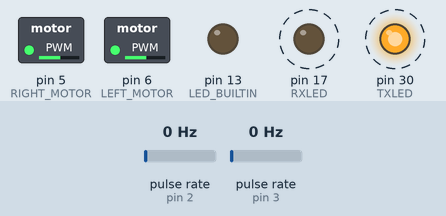
This sketch was run on a simulated Arduino Mega 2560, built with avr-gcc and run on an emulated ATmega2560. On the bench: switched loads named in the sketch (green lamp = pin HIGH), output pins drawn as LEDs (lit = HIGH). Wiring (inferred from the names in the program): 2 × pulse sensor: data pin 2 / data pin 3. Dashed ring = blinking. Inputs (shaded band) come from the test bench; at power-on: pulse rate (sensors on pin 2, pin 3) 0 Hz.

Above: at 5.7 s.
5.8 s: pulse rate (sensor on pin 2) set to 4 Hz
At 6.15 s:
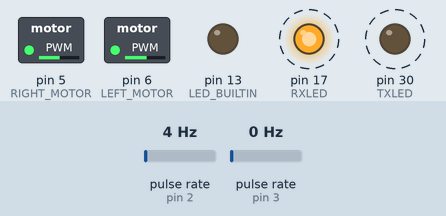
8.8 s: pulse rate (sensor on pin 3) set to 196 Hz
At 9.8 s:
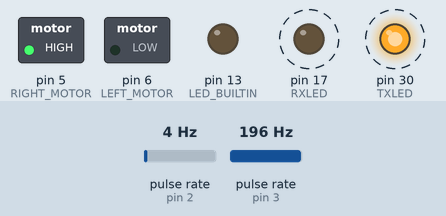
Timing chart, 0 to 17.8 s (numbered marks = the images above; inputs shaded):
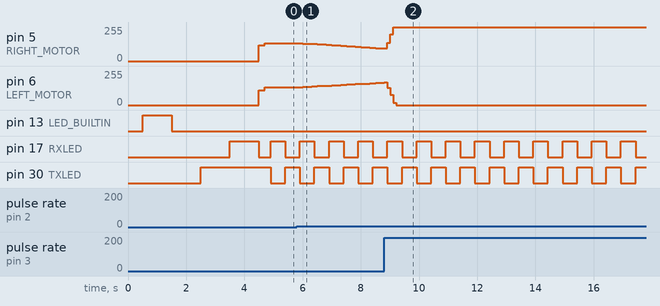

Measured:
- after the input at 5.8 s, pin 5 (RIGHT_MOTOR): moves from 134/255 to 97/255 over 2.5 s, starting after 0.21 s; pin 6 (LEFT_MOTOR): moves from 134/255 to 167/255 over 2.5 s, starting after 0.21 s
- by itself, pin 17 (RXLED), pin 30 (TXLED): alternates HIGH for 0.50 s and LOW for 0.50 s

The sketch:

closed_loop.ino
```cpp
#define LEFT_MOTOR                  6
#define LEFT_ENCODER                3
#define RIGHT_MOTOR                 5
#define RIGHT_ENCODER               2


#define RXLED 17
#define TXLED 30

#define RUN_TIME                    (20*1000)
#define SAMPLING_INTERVAL           100
#define SAMPLE_LEN                  (RUN_TIME/SAMPLING_INTERVAL)

#define JOLT_STEPS                  2

int step_num = 0;
volatile int left_count = 0;
volatile int right_count = 0;

int16_t deltaArr[SAMPLE_LEN] = {0};
int16_t lpos[SAMPLE_LEN] = {0};
int16_t rpos[SAMPLE_LEN] = {0};
uint8_t lpwm[SAMPLE_LEN] = {0};
uint8_t rpwm[SAMPLE_LEN] = {0};

/*---------------------------*/
/*      CODE BLOCK CON1      */
/*     From open_loop.ino    */
/*       with changes        */
/*---------------------------*/
float theta_left = .3031;
float theta_right = .2664;
float beta_left = -32.56;
float beta_right = -37.35;
float v_star = 73.3;

// PWM inputs to jolt the car straight
int left_jolt = 110;
int right_jolt = 120;

// Control gains
float f_left = .9;
float f_right = .9;
/*---------------------------*/
/*---------------------------*/
/*---------------------------*/


/*---------------------------*/
/*      CODE BLOCK CON2      */
/*---------------------------*/
float driveStraight_left(float v_star, float delta) {
  return ((v_star + beta_left)/theta_left)-((f_left/theta_left)*delta);
}

float driveStraight_right(float v_star, float delta) {
  return ((v_star + beta_right)/theta_right)+((f_right/theta_right)*delta);
}
/*---------------------------*/
/*---------------------------*/
/*---------------------------*/


/*---------------------------*/
/*      CODE BLOCK CON3      */
/*---------------------------*/
float delta_ss = 0;
/*---------------------------*/
/*---------------------------*/
/*---------------------------*/

void setup() {
  Serial.begin(38400);

  pinMode(LEFT_MOTOR, OUTPUT);
  pinMode(LEFT_ENCODER, INPUT);
  pinMode(RIGHT_MOTOR, OUTPUT);
  pinMode(RIGHT_ENCODER, INPUT);

  pinMode(LED_BUILTIN, OUTPUT);
  pinMode(RXLED, OUTPUT);
  pinMode(TXLED, OUTPUT);
  delay(500);

  write_pwm(0, 0);
  digitalWrite(LED_BUILTIN, HIGH);
  digitalWrite(TXLED, LOW);
  digitalWrite(RXLED, LOW);
  delay(1000);
  digitalWrite(LED_BUILTIN, LOW);
  delay(1000);
  digitalWrite(TXLED, HIGH);
  delay(1000);
  digitalWrite(RXLED, HIGH);
  delay(1000);

  attachInterrupt(digitalPinToInterrupt(RIGHT_ENCODER), flag_right, CHANGE);
  attachInterrupt(digitalPinToInterrupt(LEFT_ENCODER), flag_left, CHANGE);
}

void loop() {
  if (step_num < JOLT_STEPS) {
    write_pwm(left_jolt, right_jolt);
    step_num++;

    digitalWrite(RXLED, (step_num / 5) % 2);
    digitalWrite(TXLED, ((step_num / 5) + 1) % 2);
  }
  else if (step_num < SAMPLE_LEN) {
    // Save positions because left_position and right_position
    // can change in the middle of one loop.
    int left_position = left_count;
    int right_position = right_count;

    /*---------------------------*/
    /*      CODE BLOCK CON4      */
    /*---------------------------*/
    /*--------------------------------------*/
    /*     Add the steady-state value of    */
    /*    delta from this calculation to    */
    /*    compensate for initial turning    */
    /*--------------------------------------*/
    float delta = left_position - right_position + delta_ss;

    // Drive straight using feedback
    // Compute the needed pwm values for each wheel using delta and v_star
    int left_cur_pwm = driveStraight_left(v_star, delta);
    int right_cur_pwm = driveStraight_right(v_star, delta);
    write_pwm(left_cur_pwm, right_cur_pwm);
    /*---------------------------*/
    /*---------------------------*/
    /*---------------------------*/

    lpos[step_num] = left_position;
    rpos[step_num] = right_position;
    deltaArr[step_num] = delta;
    lpwm[step_num] = left_cur_pwm;
    rpwm[step_num] = right_cur_pwm;

    step_num++;
    digitalWrite(RXLED, (step_num / 5) % 2);
    digitalWrite(TXLED, ((step_num / 5) + 1) % 2);

  } else {
    write_pwm(0, 0);
    digitalWrite(RXLED, HIGH);
    digitalWrite(TXLED, HIGH);

    if (Serial.available() > 0) {
      if ( Serial.read() == 10){
       print_vals();
      }
    }
  }
  delay(SAMPLING_INTERVAL);
}

/*---------------------------*/
/*     Helper functions      */
/*---------------------------*/

void write_pwm(int pwm_left, int pwm_right) {
  analogWrite(LEFT_MOTOR, (int) min(max(0, pwm_left), 255));
  analogWrite(RIGHT_MOTOR, (int) min(max(0, pwm_right), 255));
}

void flag_left() {
  if(digitalRead(LEFT_ENCODER)) {
    left_count++;
  }
}

void flag_right() {
  if(digitalRead(RIGHT_ENCODER)) {
    right_count++;
  }
}

void print_vals() {
  Serial.println("delta");
  for (int i = 0; i < SAMPLE_LEN; i++) {
     Serial.println(lpos[i] - rpos[i]);
  }
}
```

open_loop.ino
```cpp
//#define LEFT_MOTOR                  6
//#define RIGHT_MOTOR                 5
//
//#define RXLED 17
//#define TXLED 30
//
//#define RUN_TIME                    (20*1000)
//#define SAMPLING_INTERVAL           100
//#define SAMPLE_LEN                  (RUN_TIME/SAMPLING_INTERVAL)
//
//#define JOLT_STEPS                  2
//
//int step_num = 0;
//
///*---------------------------*/
///*      CODE BLOCK CON1      */
///*---------------------------*/
//float theta_left = .3031;
//float theta_right = .2664;
//float beta_left = -32.56;
//float beta_right = -37.35;
//float v_star = 73.3;
//
//// PWM inputs to jolt the car straight
//int left_jolt = 220;
//int right_jolt = 240;
///*---------------------------*/
///*---------------------------*/
///*---------------------------*/
//
///*---------------------------*/
///*      CODE BLOCK CON2      */
///*---------------------------*/
//float driveStraight_left(float v_star) {
//  return (v_star + beta_left)/theta_left;
//}
//
//float driveStraight_right(float v_star) {
//  return (v_star+ beta_right)/theta_right;
//}
///*---------------------------*/
///*---------------------------*/
///*---------------------------*/
//
//void setup() {
//  Serial.begin(38400);
//
//  pinMode(LEFT_MOTOR, OUTPUT);
//  pinMode(RIGHT_MOTOR, OUTPUT);
//
//  pinMode(LED_BUILTIN, OUTPUT);
//  pinMode(RXLED, OUTPUT);
//  pinMode(TXLED, OUTPUT);
//  delay(500);
//
//  write_pwm(0, 0);
//  digitalWrite(LED_BUILTIN, HIGH);
//  digitalWrite(TXLED, LOW);
//  digitalWrite(RXLED, LOW);
//  delay(1000);
//  digitalWrite(LED_BUILTIN, LOW);
//  delay(1000);
//  digitalWrite(TXLED, HIGH);
//  delay(1000);
//  digitalWrite(RXLED, HIGH);
//  delay(1000);
//}
//
//void loop() {
//  if (step_num < JOLT_STEPS) {
//    write_pwm(left_jolt, right_jolt);
//    step_num++;
//
//    digitalWrite(RXLED, (step_num / 5) % 2);
//    digitalWrite(TXLED, ((step_num / 5) + 1) % 2);
//  }
//  else if (step_num < SAMPLE_LEN) {
//    /*---------------------------*/
//    /*      CODE BLOCK CON3      */
//    /*---------------------------*/
//    // Attempt to drive straight using open loop control
//    // Compute the PWM input required for each wheel based on v_star
//    int left_cur_pwm = driveStraight_left(v_star);
//    int right_cur_pwm = driveStraight_right(v_star);
//    /*---------------------------*/
//    /*---------------------------*/
//    /*---------------------------*/
//
//    write_pwm(left_cur_pwm, right_cur_pwm);
//    step_num++;
//
//    digitalWrite(RXLED, (step_num / 5) % 2);
//    digitalWrite(TXLED, ((step_num / 5) + 1) % 2);
//  }
//  else {
//    write_pwm(0, 0);
//    digitalWrite(RXLED, HIGH);
//    digitalWrite(TXLED, HIGH);
//  }
//  delay(SAMPLING_INTERVAL);
//}
//
///*---------------------------*/
///*     Helper functions      */
///*---------------------------*/
//
//void write_pwm(int pwm_left, int pwm_right) {
//  analogWrite(LEFT_MOTOR, (int) min(max(0, pwm_left), 255));
//  analogWrite(RIGHT_MOTOR, (int) min(max(0, pwm_right), 255));
//}
```
